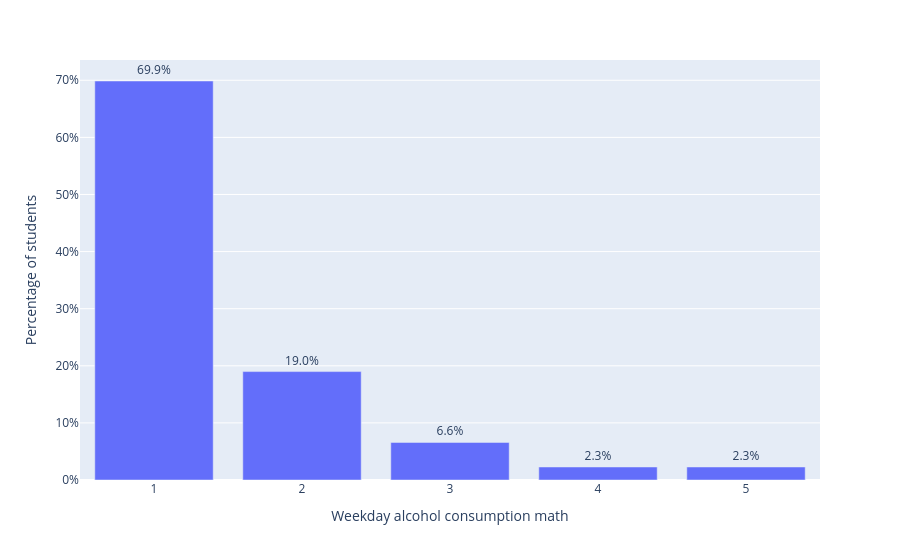

The notebook cell saved with this chart:
### Code cell
counts = df3_mat["Dalc"].value_counts(normalize=True).sort_index().reset_index()
counts.columns = ["Dalc", "Verhouding"]

fig = px.bar(
    counts,
    x="Dalc",
    y="Verhouding",
    text="Verhouding",
    labels={
        "Dalc": "Weekday alcohol consumption math",
        "Verhouding": "Percentage of students"
    }
)

fig.update_traces(texttemplate='%{y:.1%}', textposition='outside')
fig.update_yaxes(tickformat='.0%')

fig.show()

### Figure 1 — Plotly figure (JSON) as saved in the notebook; plotly's stock layout.template omitted (floating-point values rounded to 4 significant figures)
{"data": [{"hovertemplate": "Weekday alcohol consumption math=%{x}<br>Percentage of students=%{text}<extra></extra>", "legendgroup": "", "marker": {"color": "#636efa", "pattern": {"shape": ""}}, "name": "", "orientation": "v", "showlegend": false, "text": [0.6987, 0.1899, 0.06582, 0.02278, 0.02278], "textposition": "outside", "texttemplate": "%{y:.1%}", "type": "bar", "x": [1, 2, 3, 4, 5], "xaxis": "x", "y": [0.6987, 0.1899, 0.06582, 0.02278, 0.02278], "yaxis": "y"}], "layout": {"barmode": "relative", "legend": {"tracegroupgap": 0}, "margin": {"t": 60}, "xaxis": {"anchor": "y", "domain": [0, 1], "title": {"text": "Weekday alcohol consumption math"}}, "yaxis": {"anchor": "x", "domain": [0, 1], "tickformat": ".0%", "title": {"text": "Percentage of students"}}}}
